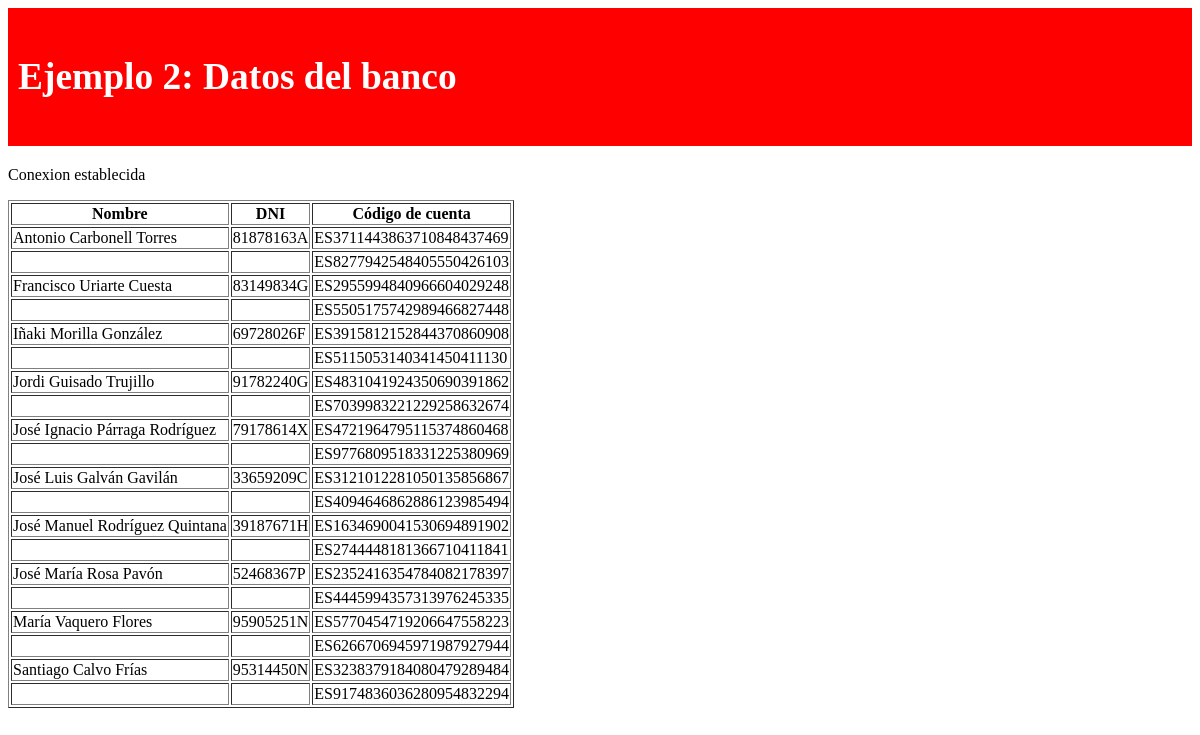
The page /BD/archivos/datosBanco.php on the database its author committed.
### tables this page shows
create table posee (
ccc char(24) not null,
foreign key (ccc) references cuentas (ccc),
index (ccc),
dni char(9) not null,
index (dni),
foreign key (dni) references clientes (dni),
primary key (ccc,dni)
);

### BD/archivos/datosBanco.php (the view, shortened to what this page needs)
<!DOCTYPE html>
<html lang="es">
<head>
</head>
<body>
    <header>
        <h3>Ejemplo 2: Datos del banco</h3>
    </header>
    <section>
        <?php
        $canal = @mysqli_connect(IP, USUARIO, CLAVE, BD);
        mysqli_set_charset($canal, "utf8");
        echo "<p>Conexion establecida</p>";
        $consulta = "select posee.dni as dni, clientes.nombre as nombre from `posee` inner join `clientes` on posee.dni=clientes.dni group by nombre order by nombre asc;";
        $listaCuentas = mysqli_query($canal, $consulta);
        echo "<table border='1'>";
        echo "<th>Nombre</th><th>DNI</th><th>Código de cuenta</th>";
        if ($listaCuentas) {
            foreach ($listaCuentas as $dato) {
                $consulta2 = "select ccc from `posee` where dni='$dato[dni]';";
                $cuentas = mysqli_query($canal, $consulta2);
                $cont = 0;
                foreach ($cuentas as $cuenta) {
                    echo "<tr>";
                    if ($cont == 0) {
                        echo "<td>$dato[nombre]</td>";
                        echo "<td>$dato[dni]</td>";
                        echo "<td>$cuenta[ccc]</td>";
                    } else {
                        echo "<td></td>";
                        echo "<td></td>";
                        echo "<td>$cuenta[ccc]</td>";
                    }
                    echo "</tr>";
                    $cont++;
                }
            }
            echo "</table>";
        }
        ?>
    </section>
</body>
</html>

### BD/archivos/datosBanco.php (style rules this page uses)
header { font-family: verdana; font-size: 2em; font-weight: bold; color: white; background-color: red; padding: 10px; margin-bottom: 20px; }

### rows shown on the page
posee: dato "Antonio Carbonell Torres", dato "81878163A", ccc "ES3711443863710848437469"
posee: ccc "ES8277942548405550426103"
posee: dato "Francisco Uriarte Cuesta", dato "83149834G", ccc "ES2955994840966604029248"
posee: ccc "ES5505175742989466827448"
posee: dato "Iñaki Morilla González", dato "69728026F", ccc "ES3915812152844370860908"
posee: ccc "ES5115053140341450411130"
posee: dato "Jordi Guisado Trujillo", dato "91782240G", ccc "ES4831041924350690391862"
posee: ccc "ES7039983221229258632674"
posee: dato "José Ignacio Párraga Rodríguez", dato "79178614X", ccc "ES4721964795115374860468"
posee: ccc "ES9776809518331225380969"
posee: dato "José Luis Galván Gavilán", dato "33659209C", ccc "ES3121012281050135856867"
posee: ccc "ES4094646862886123985494"
posee: dato "José Manuel Rodríguez Quintana", dato "39187671H", ccc "ES1634690041530694891902"
posee: ccc "ES2744448181366710411841"
posee: dato "José María Rosa Pavón", dato "52468367P", ccc "ES2352416354784082178397"
posee: ccc "ES4445994357313976245335"
posee: dato "María Vaquero Flores", dato "95905251N", ccc "ES5770454719206647558223"
posee: ccc "ES6266706945971987927944"
posee: dato "Santiago Calvo Frías", dato "95314450N", ccc "ES3238379184080479289484"
posee: ccc "ES9174836036280954832294"
